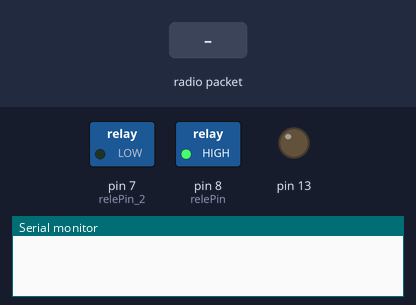
The sketch below on a simulated Arduino Uno, built with avr-gcc and run on an emulated ATmega328P. Parts: switched loads named in the sketch (green lamp = pin HIGH), output pins drawn as LEDs (lit = HIGH), the last lines printed to the serial monitor. The test bench sets the inputs (shaded band). No radio packets arrive unless stated.

Above: at 1.2 s.
1.3 s: radio packet "E" arrives
At 2.5 s:
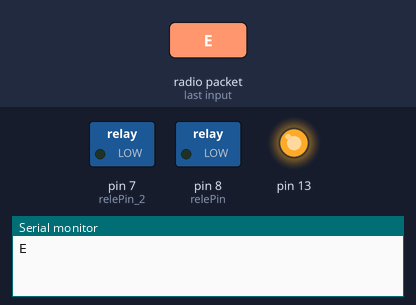
2.8 s: radio packet "A" arrives
At 3.7 s:
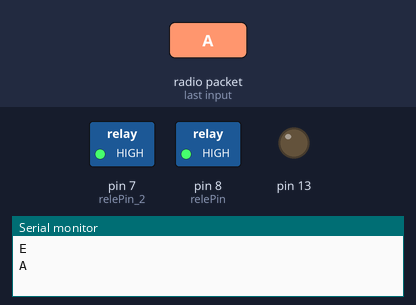
Timing chart, 0 to 5.8 s (numbered marks = the images above; inputs shaded):
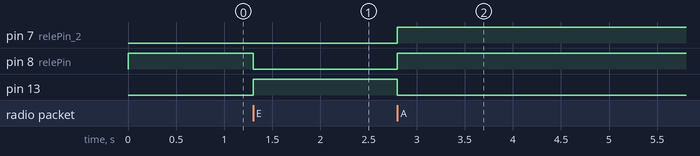

The sketch:

Receptor.ino
```cpp
#include <VirtualWire.h>
#include <avr/wdt.h>

const int dataPin = 9;
const int relePin = 8;
const int relePin_2 = 7;

uint8_t data;
uint8_t data_length = 1;
char x;

void setup()
{
  Serial.begin(9600);

  vw_setup(2400);
  vw_set_rx_pin(dataPin);
  vw_rx_start();
  pinMode(13, OUTPUT);
  pinMode(relePin, OUTPUT);
  pinMode(relePin_2, OUTPUT);
  digitalWrite(relePin, HIGH);
  wdt_disable();
  wdt_enable(WDTO_2S);
}

void loop()
{
  lectura_de_trama();
  wdt_reset();
}

void lectura_de_trama()
{
  if (vw_get_message(&data, &data_length))
  {
    if ((char)data == 'E')
    {
      digitalWrite(relePin_2, LOW);
      digitalWrite(relePin, LOW);
      digitalWrite(13, HIGH);
      Serial.println((char)data);
    }
    else if ((char)data == 'A')
    {
      digitalWrite(relePin_2, HIGH);
      digitalWrite(relePin, HIGH);
      digitalWrite(13, LOW);
      Serial.println((char)data);
    }
  }
}
```

Measured:
- after the input at 1.3 s, pin 8 (relePin): HIGH → LOW at once; pin 13: LOW → HIGH at once
- after the input at 2.8 s, pin 7 (relePin_2), pin 8 (relePin): LOW → HIGH at once; pin 13: HIGH → LOW at once
